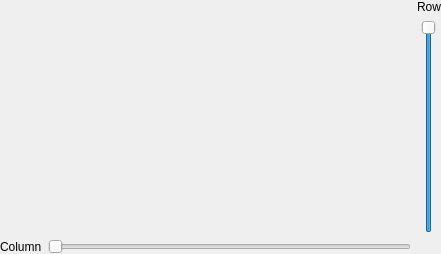
<?xml version="1.0" encoding="UTF-8"?>
<ui version="4.0">
<comment> Begin CVS Header </comment>
<comment>   $Source: /Volumes/Home/Users/shoops/cvs/copasi_dev/copasi/barChart/CQBaseWidget.ui,v $ </comment>
<comment>   $Revision: 1.1 $ </comment>
<comment>   $Name:  $ </comment>
<comment>   $Author: shoops $ </comment>
<comment>   $Date: 2011/08/22 21:39:53 $ </comment>
<comment> End CVS Header </comment>

<comment> Copyright (C) 2011 by Pedro Mendes, Virginia Tech Intellectual </comment>
<comment> Properties, Inc., University of Heidelberg, and The University </comment>
<comment> of Manchester. </comment>
<comment> All rights reserved. </comment>

 <class>CQBaseWidget</class>
 <widget class="QWidget" name="CQBaseWidget">
  <property name="geometry">
   <rect>
    <x>0</x>
    <y>0</y>
    <width>441</width>
    <height>254</height>
   </rect>
  </property>
  <property name="sizePolicy">
   <sizepolicy hsizetype="Expanding" vsizetype="Expanding">
    <horstretch>0</horstretch>
    <verstretch>0</verstretch>
   </sizepolicy>
  </property>
  <property name="windowTitle">
   <string>Form</string>
  </property>
  <layout class="QGridLayout" name="gridLayout">
   <property name="margin">
    <number>0</number>
   </property>
   <item row="0" column="0">
    <widget class="Qwt3D::SurfacePlot" name="mpPlot" native="true">
     <property name="sizePolicy">
      <sizepolicy hsizetype="MinimumExpanding" vsizetype="MinimumExpanding">
       <horstretch>0</horstretch>
       <verstretch>0</verstretch>
      </sizepolicy>
     </property>
    </widget>
   </item>
   <item row="0" column="1">
    <layout class="QVBoxLayout" name="verticalLayout">
     <item>
      <widget class="QLabel" name="mpLabelRow">
       <property name="text">
        <string>Row</string>
       </property>
       <property name="alignment">
        <set>Qt::AlignCenter</set>
       </property>
      </widget>
     </item>
     <item>
      <widget class="QSlider" name="mpSliderRow">
       <property name="sizePolicy">
        <sizepolicy hsizetype="Preferred" vsizetype="MinimumExpanding">
         <horstretch>0</horstretch>
         <verstretch>0</verstretch>
        </sizepolicy>
       </property>
       <property name="toolTip">
        <string>move slider to view requested row-description</string>
       </property>
       <property name="maximum">
        <number>0</number>
       </property>
       <property name="orientation">
        <enum>Qt::Vertical</enum>
       </property>
      </widget>
     </item>
    </layout>
   </item>
   <item row="1" column="0">
    <layout class="QHBoxLayout" name="horizontalLayout">
     <item>
      <widget class="QLabel" name="mpLabelColumn">
       <property name="text">
        <string>Column</string>
       </property>
      </widget>
     </item>
     <item>
      <widget class="QSlider" name="mpSliderColumn">
       <property name="sizePolicy">
        <sizepolicy hsizetype="MinimumExpanding" vsizetype="Preferred">
         <horstretch>0</horstretch>
         <verstretch>0</verstretch>
        </sizepolicy>
       </property>
       <property name="toolTip">
        <string>move slider to view requested column-description</string>
       </property>
       <property name="minimum">
        <number>0</number>
       </property>
       <property name="maximum">
        <number>0</number>
       </property>
       <property name="orientation">
        <enum>Qt::Horizontal</enum>
       </property>
      </widget>
     </item>
    </layout>
   </item>
  </layout>
 </widget>
 <customwidgets>
  <customwidget>
   <class>Qwt3D::SurfacePlot</class>
   <extends>QWidget</extends>
   <header location="global">qwt3d_surfaceplot.h</header>
   <container>1</container>
  </customwidget>
 </customwidgets>
 <resources/>
 <connections/>
</ui>
